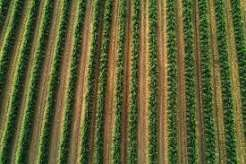
#> input picture Photos/bev4.png, 246 x 164 px, found by its file name; its folder holds only this picture in this run
$ python trace_rows_v5.py
#> lines starting #> are read from the running program, lines starting #| are printed output that depends on the picture; after the words box and inside, x2 and y2 are one past the last pixel; in counts of white or black regions, pixels touching at a corner belong together
"""Per-row crop tracing - v5: rotated-slab profile tracking.

Topology tracing fails on dense canopy (the green mask is one connected
mesh), so instead:

  1. ExG -> Otsu green mask            (the part that already works well)
  2. estimate dominant row orientation (rotation search maximising
                                        column-profile peakedness)
  3. rotate so rows stand vertical
  4. horizontal slabs -> column profile -> peaks = row centres
  5. link peaks across slabs           -> one polyline per row (curvature ok,
                                          converging rows handled)
  6. rotate back, draw red lines on the green-tinted photo
"""
import os
import time

import numpy as np
import cv2
from scipy.signal import find_peaks

SLAB_H = 64          # px at working scale
OVERLAP = 0.5
PEAK_MIN_DIST = 18   # px between adjacent row centres
TRACK_TOL = 26.0     # max lateral jump between consecutive slabs
MIN_SLABS = 2        # a track must appear in >= this many slabs

# Forward-facing shots: rows converge to a vanishing point near the top of
# the frame. Navigation only needs the near field, so analysis is restricted
# to the bottom NEAR_FRAC of those images; the convergence zone is ignored.
NEAR_FRAC = 0.55
FORWARD_PREFIXES = ("photo",)
MERGE_TOL = 26.0     # tracks closer than this (px) are the same row


def exg_mask(rgb):
    r, g, b = rgb[..., 0].astype(float), rgb[..., 1].astype(float), \
        rgb[..., 2].astype(float)
    s = np.where(r + g + b == 0, 1.0, r + g + b)
    exg = 2.0 * g / s - r / s - b / s
    exg8 = np.clip((exg - exg.min()) / max(exg.ptp(), 1e-9) * 255,
                   0, 255).astype(np.uint8)
    _, bw = cv2.threshold(exg8, 0, 255, cv2.THRESH_BINARY + cv2.THRESH_OTSU)
    return bw


def clean(mask):
    m = cv2.morphologyEx(mask, cv2.MORPH_CLOSE,
                         cv2.getStructuringElement(cv2.MORPH_ELLIPSE, (5, 5)))
    m = cv2.morphologyEx(m, cv2.MORPH_OPEN,
                         cv2.getStructuringElement(cv2.MORPH_ELLIPSE, (3, 3)))
    return m


def rotate(img, deg):
    h, w = img.shape[:2]
    M = cv2.getRotationMatrix2D((w / 2, h / 2), deg, 1.0)
    return cv2.warpAffine(img, M, (w, h)), M


def profile_peakedness(prof):
    prof = prof - prof.min()
    if prof.max() <= 0:
        return 0.0
    pk, props = find_peaks(prof, distance=PEAK_MIN_DIST,
                           prominence=0.02 * prof.max())
    prom = np.sort(props["prominences"])[::-1]
    return float(prom[:12].sum())


def estimate_angle(mask):
    best_deg, best_score = 0.0, -1.0
    for deg in range(-90, 91, 3):
        rot, _ = rotate(mask, deg)
        prof = rot.mean(axis=0)
        sc = profile_peakedness(prof)
        if sc > best_score:
            best_score, best_deg = sc, deg
    return best_deg


def slab_peaks(rot_mask):
    h, w = rot_mask.shape
    step = max(int(SLAB_H * (1 - OVERLAP)), 8)
    detections = []          # list over slabs of [(col, strength)]
    ycenters = []
    y = 0
    while y < h:
        y2 = min(y + SLAB_H, h)
        if y2 - y < 12:
            break
        prof = rot_mask[y:y2].mean(axis=0)
        prof = prof - prof.min()
        if prof.max() > 1e-6:
            prof_s = cv2.GaussianBlur(prof.reshape(1, -1), (0, 0), 3).ravel()
            pk, props = find_peaks(prof_s, distance=PEAK_MIN_DIST,
                                   prominence=0.07 * prof_s.max())
            detections.append(list(zip(pk.tolist(),
                                       props["prominences"].tolist())))
        else:
            detections.append([])
        ycenters.append((y + y2) / 2)
        if y2 >= h:
            break
        y += step
    return ycenters, detections


def link_tracks(ycenters, detections):
    """Greedy nearest-neighbour tracking down the slabs."""
    tracks = []              # each: list of (slab_idx, col)
    active = []              # [track_idx, last_col, last_slab]
    for si, det in enumerate(detections):
        cols = sorted(det, key=lambda t: -t[1])
        claimed = set()
        # extend existing tracks first
        for ai in range(len(active)):
            ti, last_col, last_si = active[ai]
            if si - last_si > 2:      # track stale
                continue
            tol = TRACK_TOL * (si - last_si)
            cands = [c for c, _ in cols
                     if abs(c - last_col) <= tol and c not in claimed]
            if cands:
                c = min(cands, key=lambda c: abs(c - last_col))
                tracks[ti].append((si, c))
                claimed.add(c)
                active[ai] = [ti, c, si]
        # new tracks from unclaimed strong peaks
        for c, s in cols:
            if c in claimed:
                continue
            tracks.append([(si, c)])
            active.append([len(tracks) - 1, c, si])
        # drop dead tracks from active
        active = [a for a in active if si - a[2] <= 2]

    # collapse duplicate/fragmented tracks: union-find over pairs whose mean
    # column distance on shared slabs is below MERGE_TOL, then average
    # columns per slab so each row yields exactly one polyline
    n = len(tracks)
    parent = list(range(n))

    def find(i):
        while parent[i] != i:
            parent[i] = parent[parent[i]]
            i = parent[i]
        return i

    maps = [dict(tr) for tr in tracks]
    for i in range(n):
        for j in range(i + 1, n):
            common = set(maps[i]) & set(maps[j])
            if not common:
                continue
            d = np.mean([abs(maps[i][s] - maps[j][s]) for s in common])
            if d < MERGE_TOL:
                ri, rj = find(i), find(j)
                if ri != rj:
                    parent[rj] = ri

    clusters = {}
    for i in range(n):
        clusters.setdefault(find(i), []).append(i)

    merged = []
    for members in clusters.values():
        by_slab = {}
        for m in members:
            for s, c in tracks[m]:
                by_slab.setdefault(s, []).append(c)
        combined = sorted((s, float(np.mean(cs)))
                          for s, cs in by_slab.items())
        merged.append(combined)
    return merged


def main():
    photos = sorted(os.listdir("/home/ac/Crop_Row_Detection_Techniques/Photos"))
    outdir = ("/home/ac/Crop_Row_Detection_Techniques/ExG/"
              "visual-crop-row-navigation_ros2/results")
    print(f"{'image':40s} {'angle':>6s} {'rows':>5s} {'cov':>5s} {'secs':>6s}")
    for p in photos:
        t0 = time.time()
        bgr = cv2.imread(os.path.join(
            "/home/ac/Crop_Row_Detection_Techniques/Photos", p))
#> bgr is the input picture: shape (164, 246, 3); mean B, G, R 52.5, 95.8, 94.6
        rgb = cv2.cvtColor(bgr, cv2.COLOR_BGR2RGB)
        h, w = rgb.shape[:2]
        sc = min(1.0, 1000.0 / max(h, w))
        rgb_s = cv2.resize(rgb, (int(w * sc), int(h * sc))) if sc < 1 else rgb.copy()

        mask = clean(exg_mask(rgb_s))
#> in exg_mask, `s = np.where(r + g + b == 0, 1.0, r + g + b)`:
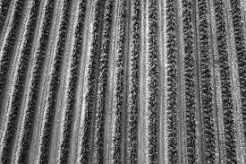
#> s: shape (164, 246) float64; min 7, max 578, mean 242.8; drawn with min black and max white
#> in exg_mask, `exg = 2.0 * g / s - r / s - b / s`:
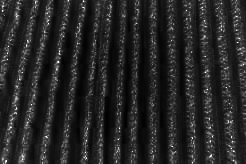
#> exg: shape (164, 246) float64; min -0.0543, max 2, mean 0.25; drawn with min black and max white
#> in exg_mask, `_, bw = cv2.threshold(exg8, 0, 255, cv2.THRESH_BINARY + cv2.THRESH_OTSU)`:
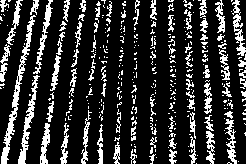
#> bw: shape (164, 246); 19% white in thin lines or dots
        h_s, w_s = mask.shape
        forward = os.path.basename(p).lower().startswith(FORWARD_PREFIXES)
        y0 = int((1.0 - NEAR_FRAC) * h_s) if forward else 0
        roi = mask[y0:, :]

        deg = estimate_angle(roi)
#> the loop in estimate_angle, `for deg in range(-90, 91, 3):` made 61 passes
#> (pk in profile_peakedness, prom in profile_peakedness, sc, best_score, best_deg) on pass 1: ([49, 67, 87, 109, 133, 154, 180, 201], [93.29, 54.42, 24.88, 20.21, 9.33, 9.33, 7.77, 7.77], 227, 227, -90)
#> pass 1, in estimate_angle, `rot, _ = rotate(mask, deg)`:
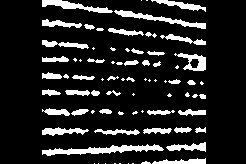
#> rot: shape (164, 246); 13.7% white; 76 white regions (33 under 20 px), largest, box (x1, y1, x2, y2) and area: (42, 144, 164, 156) 643, (114, 10, 206, 29) 423, (42, 0, 113, 13) 369
#> after the loop in estimate_angle, `for deg in range(-90, 91, 3):`: best_deg = 9; best_score = 1074.1
#> deg = 9
        rot, M = rotate(roi, deg)
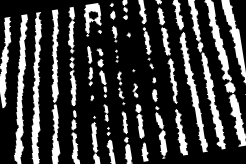
#> rot: shape (164, 246); min 0, max 255, mean 58.6
#> M = [[0.988, 0.156, -11.31], [-0.156, 0.988, 20.25]]

        ycenters, dets = slab_peaks(rot)
#> the loop in slab_peaks, `while y < h:` made 5 passes
#> pk on passes 1 to 5: [23, 55, 88, 114, 145, 164, 182, 214], [21, 55, 102, 148, 187, 224], [20, 55, 73, 104, 138, 156, 175, 211, 234], [35, 55, 74, 94, 141, 161, 180, 199, 217, 238], [35, 55, 75, 95, 127, 163, 182, 220]
#> after the loop in slab_peaks, `while y < h:`: detections = 5 items; y = 128; ycenters = [32, 64, 96, 128, 146]
#> ycenters = [32, 64, 96, 128, 146]; dets = 5 items
        tracks = link_tracks(ycenters, dets)
#> the loop in link_tracks, `for si, det in enumerate(detections):` made 5 passes
#> after the loop in link_tracks, `for si, det in enumerate(detections):`: tracks = 10 items
#> in link_tracks, `n = len(tracks)`: n = 10
#> in link_tracks, `maps = [dict(tr) for tr in tracks]`: maps = 10 items
#> after the loop in link_tracks, `for i in range(n):`: parent = [0, 1, 2, 3, 4, 3, 4, 2, 3, 5]
#> after the loop in link_tracks, `for members in clusters.values():`: merged = 5 items
#> tracks = 5 items

        # build polylines in rotated frame, map back to original
        Minv = cv2.invertAffineTransform(M)
#> Minv = [[0.988, -0.156, 14.34], [0.156, 0.988, -18.23]]
        polys = []
        for tr in tracks:
            if len(tr) < MIN_SLABS:
                continue
            pts_r = np.array([[c, ycenters[si]] for si, c in tr],
                             dtype=np.float32)
            n = len(pts_r)
            if n >= 4:      # light smoothing along the track
                x = pts_r[:, 0].copy()
                k = np.ones(3) / 3
                x[1:-1] = np.convolve(x, k, "valid")
                pts_r[:, 0] = x
            pts_o = cv2.transform(pts_r.reshape(-1, 1, 2), Minv).ravel()
            pts_o = pts_o.reshape(-1, 2)
            pts_o[:, 1] += y0          # back to full-frame coordinates
            polys.append(pts_o)
#> this loop made 5 passes
#> tr on passes 1 to 4: [(0, 55), (1, 55), (2, 55), (3, 55), (4, 55)], [(0, 23), (1, 21), (2, 20), (3, 35), (4, 35)], [(0, 101), (1, 102), (2, 88.5), (3, 84), (4, 85)], [(0, 198), (1, 205.5), (2, 206.7), (3, 208.5), (4, 201)]
#> after the loop, polys = 5 point arrays, longest 5 points

        # coverage: fraction of each polyline riding on/near green
        md = cv2.dilate(mask, np.ones((25, 25), np.uint8)) > 0
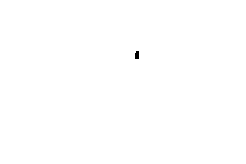
#> md: shape (164, 246) bool; 99.9% white; 1 black region, box (x1, y1, x2, y2) and area: (135, 51, 139, 59) 30
        covs = []
        for pl in polys:
            pi = pl.astype(np.float32)
            seg = np.sqrt((np.diff(pi[:, 0]) ** 2 +
                           np.diff(pi[:, 1]) ** 2))
            L = seg.sum()
            if L < 1:
                continue
            n = max(int(L / 4), 2)
            t = np.linspace(0, len(pi) - 1, n)
            xs = np.interp(t, np.arange(len(pi)), pi[:, 0])
            ys = np.interp(t, np.arange(len(pi)), pi[:, 1])
            xi = np.clip(xs.round().astype(int), 0, md.shape[1] - 1)
            yi = np.clip(ys.round().astype(int), 0, md.shape[0] - 1)
            covs.append(md[yi, xi].mean())
#> this loop made 5 passes
#> (seg, L) on passes 1 to 5: ([32, 32, 32, 18], 114), ([32.04, 32.25, 32.34, 18.68], 115.3), ([32.23, 32.5, 32.5, 18.02], 115.2), ([32.45, 32.19, 32.04, 18.53], 115.2), ([32.34, 32.02, 32.02, 18.2], 114.6)
#> after the loop, covs = [1, 1, 1, 1, 1]
        cov = float(np.mean(covs)) if covs else 0.0
#> cov = 1

        vis = rgb_s.copy()
        tint = vis.copy()
        tint[mask > 0] = (0.6 * tint[mask > 0] +
                          0.4 * np.array([80, 220, 80])).astype(np.uint8)
        vis = tint
        for pl in polys:
            cv2.polylines(vis, [pl.astype(np.int32)], False,
                          (255, 0, 0), 3, cv2.LINE_AA)
#> this loop made 5 passes
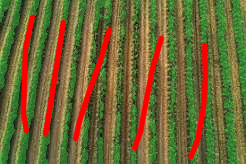
#> vis: shape (164, 246, 3); mean R, G, B 110.9, 102.3, 53.3
        name = os.path.splitext(p)[0]
        cv2.imwrite(os.path.join(outdir, f"{name}_traced.png"),
                    cv2.cvtColor(vis, cv2.COLOR_RGB2BGR))
        print(f"{name:40s} {deg:6d} {len(polys):5d} "
              f"{cov*100:5.0f}% {time.time()-t0:6.1f}")


if __name__ == "__main__":
    main()

$ run again, on Photos/photo_10_2026-08-18_17-17-57.png
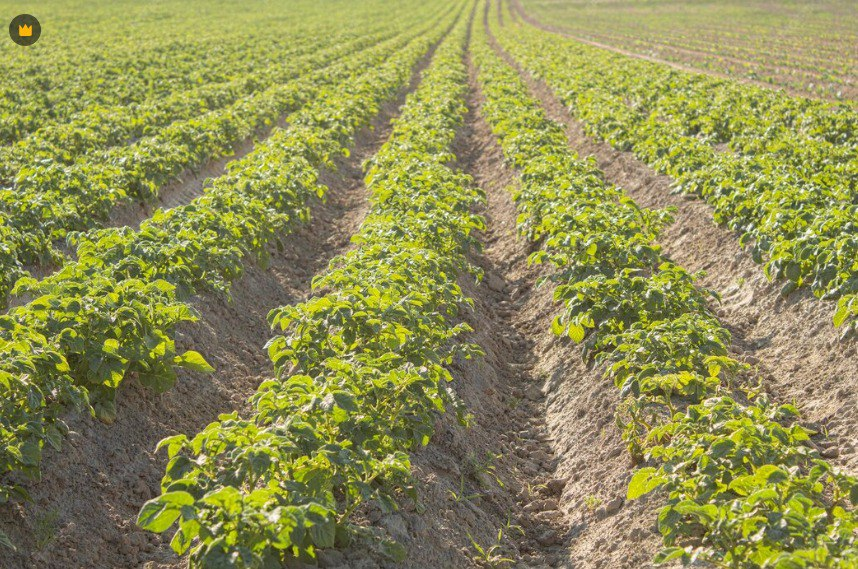
#> input picture Photos/photo_10_2026-08-18_17-17-57.png, 858 x 569 px, found by its file name
#> in main, bgr is the input picture: shape (569, 858, 3); mean B, G, R 83.8, 142.6, 143.3
#> in exg_mask, `_, bw = cv2.threshold(exg8, 0, 255, cv2.THRESH_BINARY + cv2.THRESH_OTSU)`:
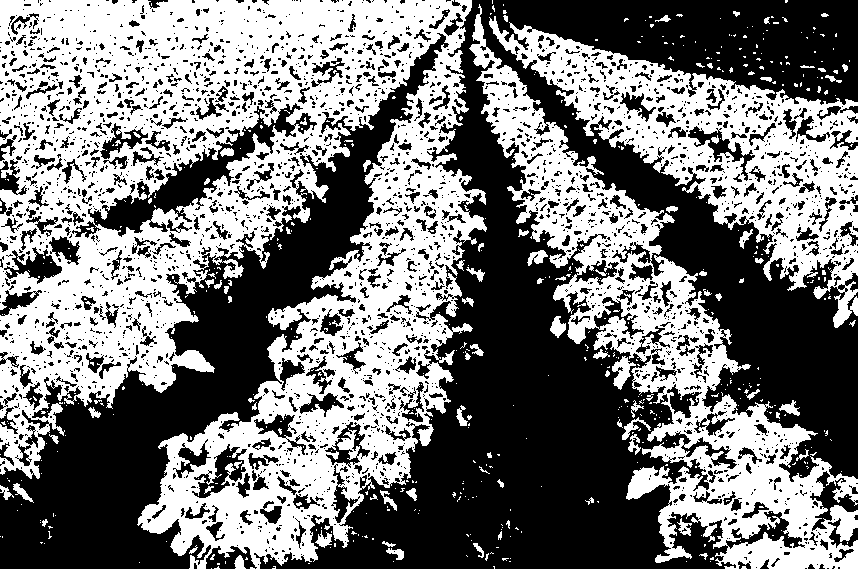
#> bw: shape (569, 858); 47.7% white; 572 white regions (487 under 20 px), largest, box (x1, y1, x2, y2) and area: (0, 0, 487, 569) 148491, (469, 4, 858, 569) 45053, (489, 16, 858, 328) 32386
#> roi: shape (313, 858); 46.9% white; 43 white regions (20 under 20 px), largest, box (x1, y1, x2, y2) and area: (137, 0, 484, 313) 51825, (527, 0, 858, 313) 41044, (0, 0, 244, 223) 28530
#> the loop in estimate_angle, `for deg in range(-90, 91, 3):` made 61 passes
#> (pk in profile_peakedness, sc, best_score, best_deg) on passes 1 to 3: ([298, 348, 372, 402, 429, 450, 490, 513, 557, 584], 353.9, 353.9, -90), ([291, 363, 398, 419, 444, 466, 491, 515, 556, 575], 376.5, 376.5, -87), ([294, 321, 360, 388, 412, 443, 482, 517, 545, 571, 596], 399.8, 399.8, -84)
#> after the loop in estimate_angle, `for deg in range(-90, 91, 3):`: best_deg = -3; best_score = 712.5
#> deg = -3
#> in main, `rot, M = rotate(roi, deg)`: M = [[0.999, -0.0523, 8.78], [0.0523, 0.999, -22.24]]
#> the loop in slab_peaks, `while y < h:` made 9 passes
#> pk on passes 2, 4, 6, 9: [77, 134, 287, 321, 372, 425, 583, 643, 686, 774, 805], [13, 45, 162, 233, 280, 312, 347, 383, 419, 651, 700], [173, 207, 247, 314, 377, 398, 424, 463, 632, 697, 731, 756], [197, 249, 275, 300, 326, 383, 474, 663, 722, 801, 835]
#> after the loop in slab_peaks, `while y < h:`: detections = 9 items; y = 256; ycenters = [32, 64, 96, 128, 160, 192, 224, 256, 284.5]
#> in main, `ycenters, dets = slab_peaks(rot)`: dets = 9 items
#> the loop in link_tracks, `for si, det in enumerate(detections):` made 9 passes
#> after the loop in link_tracks, `for si, det in enumerate(detections):`: tracks = 27 items
#> in link_tracks, `n = len(tracks)`: n = 27
#> maps = 27 items
#> after the loop in link_tracks, `for i in range(n):`: parent = 27 values, max 26 at index 26, min 0 at index 0, mean 11.78
#> after the loop in link_tracks, `for members in clusters.values():`: merged = 25 items
#> Minv = [[0.999, 0.0523, -7.6], [-0.0523, 0.999, 22.67]]
#> the loop in main, `for tr in tracks:` made 25 passes
#> (tr, n) on passes 2, 17: ([(0, 76), (1, 77), (2, 73), (4, 94)], 4), ([(2, 10), (3, 13), (4, 11), (6, 24)], 4)
#> after the loop in main, `for tr in tracks:`: polys = 23 point arrays, longest 9 points
#> md: shape (569, 858) bool; 84.4% white; 11 black regions (2 under 20 px), largest, box (x1, y1, x2, y2) and area: (330, 204, 647, 569) 34965, (0, 169, 356, 569) 22041, (732, 292, 858, 464) 10196
#> the loop in main, `for pl in polys:` made 23 passes
#> (seg, L, n) on passes 1, 2, 4, 5, 6, 10: ([32.39, 32.5, 32.29, 32.27, 32.01, 32.02, 32.04, 28.52], 254, 63), ([32.01, 32.56, 65.24], 129.8, 32), ([33.24, 32.56, 32.21, 64.25, 32.5, 32.02], 226.8, 56), ([72.01, 67.25, 32.91, 32.04, 32.98, 31.61], 268.8, 67), ([32.21, 32.76, 32.25, 32.34, 32.56, 65.05, 33.53], 260.7, 65), ([32.06, 64, 32, 32.62, 32.44, 32.11], 225.2, 56)
#> the loop in main, `for pl in polys:` made 23 passes
#> pl on passes 3, 7, 8, 9, 11, 18, 22, 23: [[140.9, 302.9], [129.6, 335.6], [108.3, 368.7]], [[767, 270.1], [768.7, 302.1]], [[593.2, 279.2], [577.9, 312.1], [577.6, 344.1]], [[538.3, 282.1], [558.7, 345.1]], [[799, 268.4], [799.6, 300.4]], [[42.36, 372.2], [44.03, 404.1]], [[838.7, 490.7], [841.1, 519.1]], [[814.7, 491.9], [807.2, 520.9]]
#> after the loop in main, `for pl in polys:`:
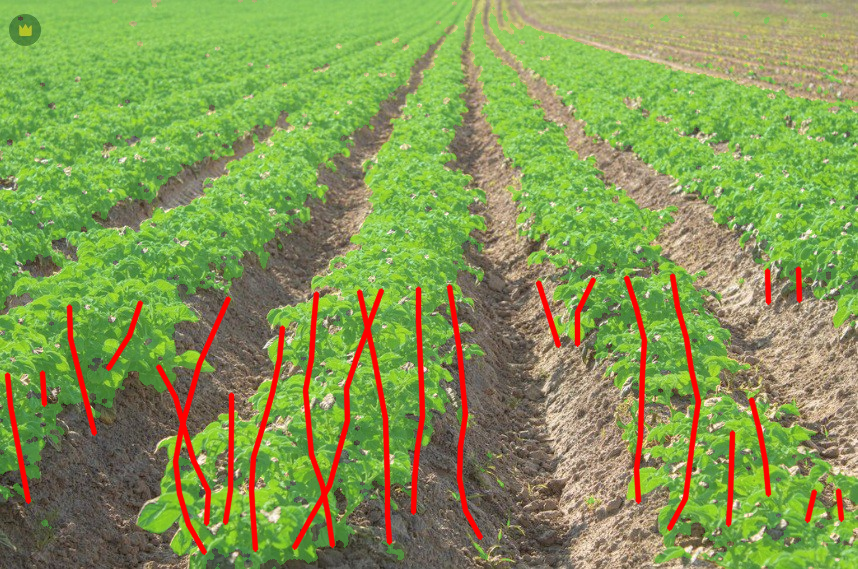
#> vis: shape (569, 858, 3); mean R, G, B 132.8, 151.9, 83.2
